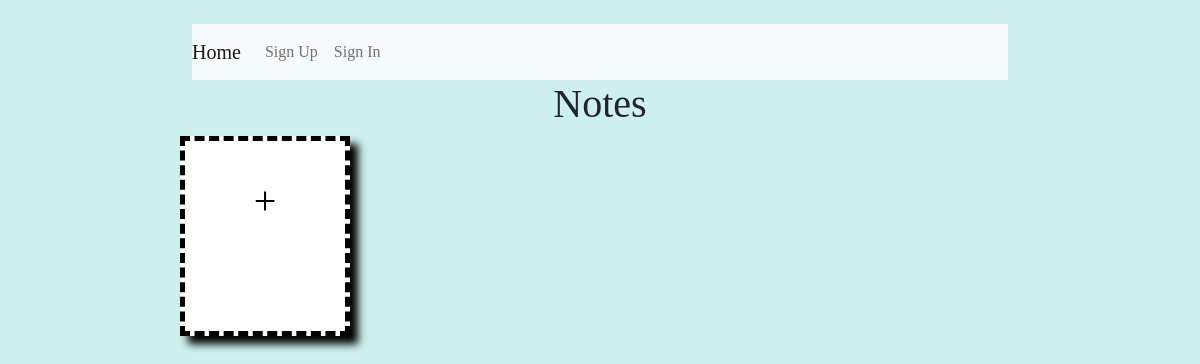
The page /viewNote/1 on the database as committed earlier.
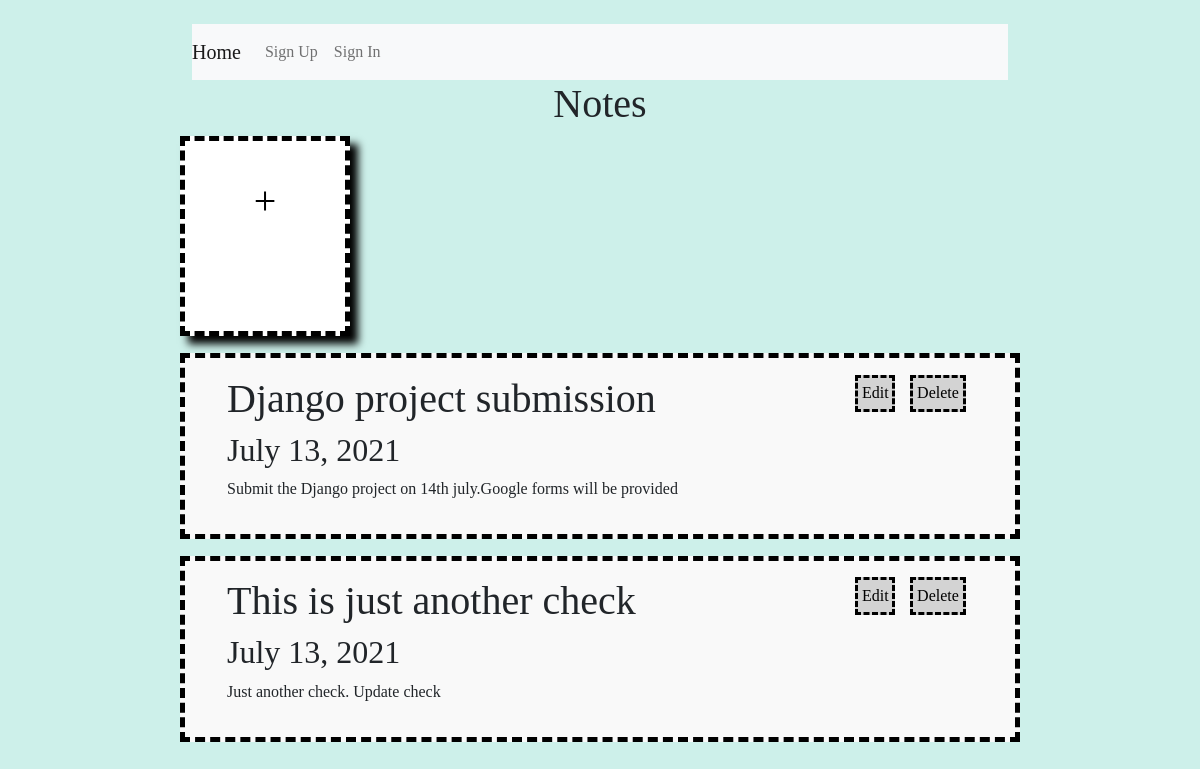
The same page on the database as committed later.
### myApp/models.py (models this page shows, shortened)
class Notes(models.Model):
	title = models.CharField(max_length=50)
	date = models.DateField(blank=True,null=True)
	body = models.CharField(max_length=250)
	reqid = models.IntegerField(blank=True,null=True)

### myApp/views.py (the view)
# urls.py: path('viewNote/<int:reqId>',views.viewNote,name="view"),
def viewNote(request,reqId):
	data = Notes.objects.filter(reqid = reqId)
	if(len(data)>=1):
		d1 = data[0].reqid
	else:
		d1 = reqId
	return render(request,"myApp/view-note.html",{"data":data,"d1":d1})

### templates/myApp/view-note.html (shortened to what this page needs)
{% extends "myApp/base.html" %}
{%block content%}
{% load static %}
<!DOCTYPE html>
<html>
<head>
	<link rel="stylesheet"  href="{% static 'styles.css' %}">
</head>
<body>
	<h1 id="title">Notes</h1>
	<a href="{% url 'create' d1 %}">
		<div id="sample-note">
		    <p>+</p>
		</div>
	</a>
	<div id="container">
    {% for i in data %}
    <div class="note">
    	<a href="{% url 'deleteNote' i.id  %}">Delete</a>
    	<a href="{% url 'update' i.id  %}">Edit</a>
    	<h1>{{i.title}}</h1>
    	<h2>{{i.date}}</h2>
    	<p>{{i.body}}</p>
    </div>
    {% endfor %}
    </div>
</body>
</html>
{%endblock%}

### templates/myApp/base.html (shortened to what this page needs)
<!DOCTYPE html>
<html lang="en">
  <head>
    <link href="https://cdn.jsdelivr.net/npm/bootstrap@5.0.2/dist/css/bootstrap.min.css" rel="stylesheet">
  </head>
  <body>
    <div class="container">
      <nav class="navbar navbar-expand-lg navbar-light bg-light">
        <a class="navbar-brand" href="{% url 'register' %}">Home</a>
        <div class="collapse navbar-collapse" id="navbarNavAltMarkup">
          <div class="navbar-nav">
            {% if not user.is_authenticated %}
            <a class="nav-item nav-link" href="{% url 'register' %}">Sign Up</a>
            <a class="nav-item nav-link" href="{% url 'login' %}">Sign In</a>
            {% else %}
            <a class="nav-item nav-link" href = "{% url 'signout' %}">Sign Out</a>
            {%endif%}
          </div>
        </div>
      </nav>
    </div>
    {%block content%}
    {%endblock%}
  </body>
</html>

### myApp/static/styles.css (style rules this page uses)
body { font-family: ubuntu; background-color: #CDF0EA; padding: 2% 15%; }
.note { height: fit-content; border: black dashed 5px; padding: 2% 5%; margin: 2% 0%; background-color: #F9F9F9; }
#title { text-align: center; }
.note a { float: right; text-decoration: none; border: black dashed 3px; padding: 0.5%; color: black; background-color: lightgrey; margin: 0 1%; }
#sample-note { height: 200px; width: 170px; background-color: white; border: black dashed 5px; box-shadow: black 8px 8px 8px; line-height: 120px; text-align: center; }
a { text-decoration: none; color: black; }
#sample-note p { font-size: 40px; }

Rows that differ between the two databases and show on the page:
added Notes: title "Django project submission", date "July 13, 2021", body "Submit the Django project on 14th july.Google forms will be provided"
added Notes: title "This is just another check", date "July 13, 2021", body "Just another check. Update check"
